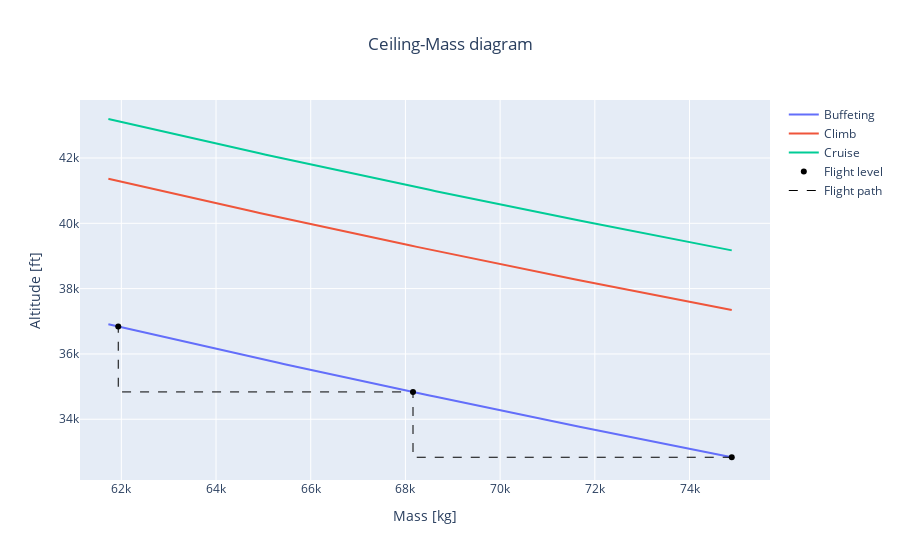

Notebook source saved alongside this figure:
### Markdown cell above
# Ceiling Mass Diagram

### Code cell
oad.ceiling_mass_diagram_drawing_plot(OUTPUT_FILE_POST_PROCESSING).show()
